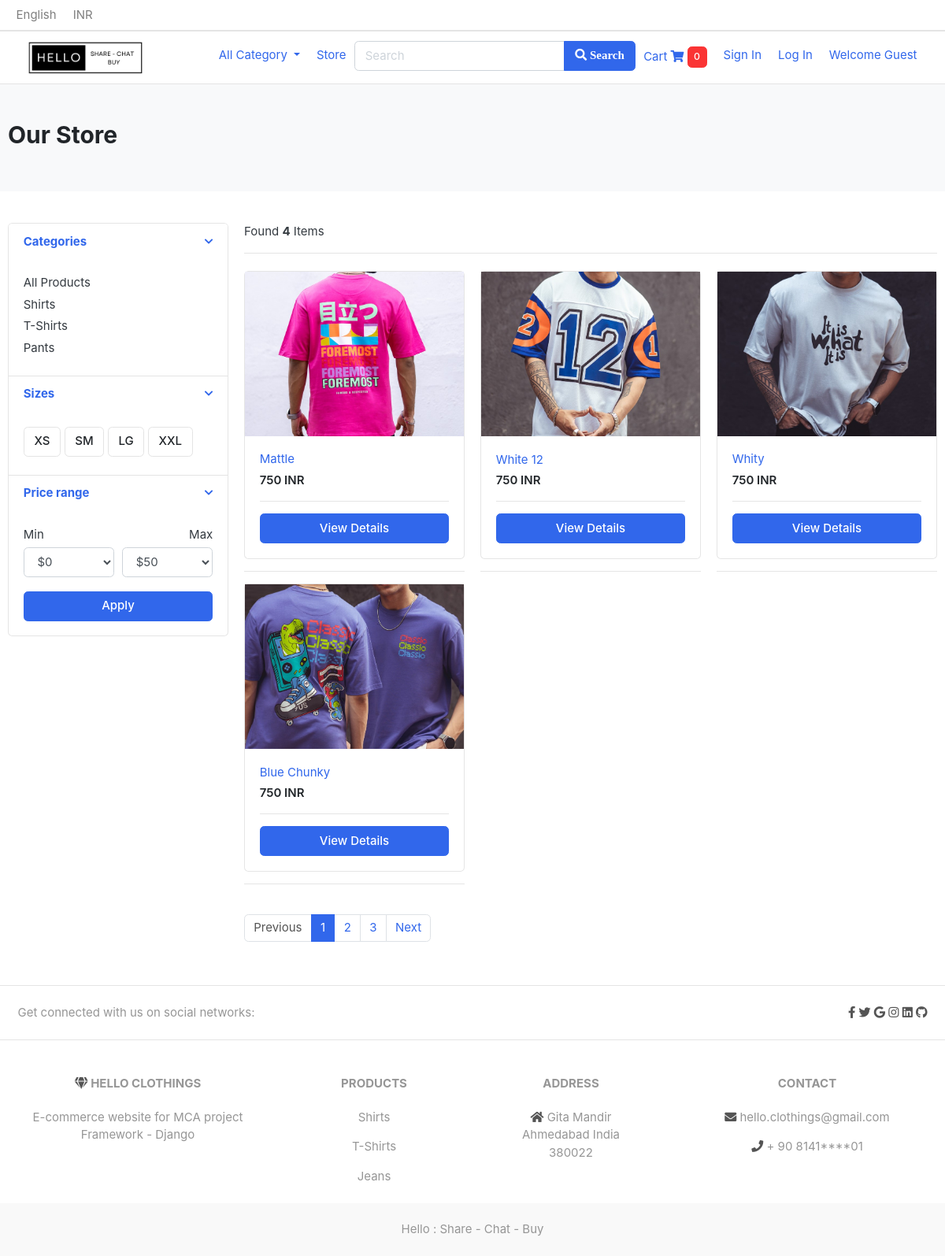
Screenshot of /store/tshirts/ with the database file from the repository.
### category/models.py (models this page shows, shortened)
class Category(models.Model):
    category_name   = models.CharField(max_length=50, unique=True)
    slug            = models.SlugField(max_length=100, unique=True)
    description     = models.TextField(max_length=255, blank=True)
    cat_image       = models.ImageField(upload_to='photos/categories', blank=True)
    class Meta:
        verbose_name = 'category'
        verbose_name_plural = 'categories'
    def get_url(self):
        return reverse('products_by_category', args=[self.slug])

### store/models.py (models this page shows, shortened)
class Product(models.Model):
    product_name    = models.CharField(max_length=200, unique=True)
    slug            = models.SlugField(max_length=200, unique=True)
    description     = models.TextField(max_length=500, blank=True)
    price           = models.IntegerField()
    images          = models.ImageField(upload_to='photos/products')
    stock           = models.IntegerField()
    is_available    = models.BooleanField(default=True)
    category        = models.ForeignKey(Category, on_delete=models.CASCADE)
    created_date    = models.DateTimeField(auto_now_add=True)
    modified_date   = models.DateTimeField(auto_now=True)
    def get_url(self):
        return reverse('product_detail', args=[self.category.slug, self.slug])

### store/views.py (the view)
# urls.py: path('store/', include('store.urls')),
def store(request, category_slug=None):
    categories = None
    products = None
    if category_slug != None:
        categories = get_object_or_404(Category, slug=category_slug)
        products = Product.objects.all().filter(category=categories, is_available=True)
        product_count = products.count()
    else:
        products = Product.objects.all().filter(is_available=True).order_by('id')
        product_count = products.count()
    context = {
        'products':products,
        'product_count':product_count,
    }
    return render(request, 'store/store.html', context)

### carts/context_processors.py (called while the page is built)
def counter(request):
    cart_count = 0
    if 'admin' in request.path:
        return {}
    else:
        try:
            cart = Cart.objects.filter(cart_id=_cart_id_(request))
            cart_items = CartItem.objects.all().filter(cart=cart[:1])
            for cart_item in cart_items:
                cart_count += cart_item.quantity
        except Cart.DoesNotExist:
            cart_count = 0
    return dict(cart_count=cart_count)

### carts/views.py (called while the page is built)
def _cart_id_(request):
    cart = request.session.session_key
    if not cart:
        cart = request.session.create()
    return cart

### category/context_processors.py (called while the page is built)
def menu_links(request):
    links = Category.objects.all()
    return dict(links=links)

### templates/store/store.html (shortened to what this page needs)
{% extends 'base.html' %}
{% load static %}
{% block content %}
<section class="section-pagetop bg">
  <div class="container">
    <h2 class="title-page">Our Store</h2>
  </div>
</section>
<section class="section-content padding-y">
<div class="container">
<div class="row">
	<aside class="col-md-3">
<div class="card">
	<article class="filter-group">
		<header class="card-header">
			<a href="#" data-toggle="collapse" data-target="#collapse_1" aria-expanded="true" class="">
				<i class="icon-control fa fa-chevron-down"></i>
				<h6 class="title">Categories</h6>
			</a>
		</header>
		<div class="filter-content collapse show" id="collapse_1" style="">
			<div class="card-body">
				<ul class="list-menu">
            <li><a href="{% url 'store' %}"> All Products </a></li>
        {% for category in links %}
				    <li><a href="{{ category.get_url }}"> {{ category.category_name }} </a></li>
        {% endfor %}
				</ul>
			</div>
		</div>
	</article>
	<article class="filter-group">
		<header class="card-header">
			<a href="#" data-toggle="collapse" data-target="#collapse_4" aria-expanded="true" class="">
				<i class="icon-control fa fa-chevron-down"></i>
				<h6 class="title">Sizes </h6>
			</a>
		</header>
		<div class="filter-content collapse show" id="collapse_4" style="">
			<div class="card-body">
			  <label class="checkbox-btn">
			    <span class="btn btn-light"> XS </span>
			  </label>
			  <label class="checkbox-btn">
			    <span class="btn btn-light"> SM </span>
			  </label>
			  <label class="checkbox-btn">
			    <span class="btn btn-light"> LG </span>
			  </label>
			  <label class="checkbox-btn">
			    <span class="btn btn-light"> XXL </span>
			  </label>
		</div>
		</div>
	</article>
	<article class="filter-group">
		<header class="card-header">
			<a href="#" data-toggle="collapse" data-target="#collapse_3" aria-expanded="true" class="">
				<i class="icon-control fa fa-chevron-down"></i>
				<h6 class="title">Price range </h6>
			</a>
		</header>
		<div class="filter-content collapse show" id="collapse_3" style="">
			<div class="card-body">
				<div class="form-row">
				<div class="form-group col-md-6">
				  <label>Min</label>
				  	<select class="mr-2 form-control">
						<option value="0">$0</option>
					</select>
				</div>
				<div class="form-group text-right col-md-6">
				  <label>Max</label>
				  	<select class="mr-2 form-control">
						<option value="50">$50</option>
					</select>
				</div>
				</div>
				<button class="btn btn-block btn-primary">Apply</button>
			</div>
		</div>
	</article>
</div>
	</aside>
	<main class="col-md-9">
<header class="border-bottom mb-4 pb-3">
		<div class="form-inline">
			<span class="mr-md-auto">Found <b>{{ product_count }}</b> Items</span>
		</div>
</header>
<div class="row ">
  {% for product in products %}
  <div class="col-md-4 ">
          <div class="card">
              <a href="{{ product.get_url }}" class="img-wrap"> <img src="{{ product.images.url }}"> </a>
              <div class="card-body">
                  <a href="{{ product.get_url }}" class="title">{{ product.product_name }}</a>
                  <div class="price mt-1">{{ product.price }} INR</div>
                  <hr>
				          <a href="{{ product.get_url }}" class="btn btn-block btn-primary">View Details</a>
              </div>
          </div>
          <hr>
    </div>
  {% endfor %}
</div>
<nav class="mt-4" aria-label="Page navigation sample">
  <ul class="pagination">
    <li class="page-item disabled"><a class="page-link" href="#">Previous</a></li>
    <li class="page-item active"><a class="page-link" href="#">1</a></li>
    <li class="page-item"><a class="page-link" href="#">2</a></li>
    <li class="page-item"><a class="page-link" href="#">3</a></li>
    <li class="page-item"><a class="page-link" href="#">Next</a></li>
  </ul>
</nav>
	</main>
</div>
</div>
</section>
{% endblock %}

### static/css/ui.css (style rules this page uses)
html { font-family: "Inter", sans-serif; font-size: 15px; }
.img-wrap { text-align: center; display: block; }
.img-wrap img { max-width: 100%; }
.padding-y { padding-top: 40px; padding-bottom: 40px; }
article:after, .form-group:after { display: block; clear: both; content: ""; }
.bg { background-color: #f8f9fa; }
.title-page { color: #212529; }
.btn-light { background-color: #fff; border-color: #e4e4e4; }
[class*=list-] li:after { visibility: hidden; display: block; content: ""; overflow: hidden; height: 0; clear: both; }
.list-menu { list-style: none; margin: 0; padding-left: 0; }
.list-menu li { margin-bottom: 5px; }
.list-menu a { color: #343a40; }
.card .img-wrap { overflow: hidden; }
.price { font-weight: 600; color: #212529; }
.icon-control { margin-top: 5px; float: right; font-size: 80%; }
.card-header .title { margin-bottom: 0; line-height: 1.5; }
.filter-group { border-bottom: 1px solid #e4e4e4; }
.filter-group .card-header { border-bottom: 0; }
.filter-group:last-child { border-bottom: 0; }
.checkbox-btn { position: relative; }
.section-pagetop { padding: 45px 0; }

### rows the page displays
Category: category_name "Shirts"
Category: category_name "T-Shirts"
Category: category_name "Pants"
Product: images (picture), product_name "Mattle", price "750"
Product: images (picture), product_name "White 12", price "750"
Product: images (picture), product_name "Whity", price "750"
Product: images (picture), product_name "Blue Chunky", price "750"

### other values shown
{{ cart_count }} "0"
{{ product_count }} "4"
